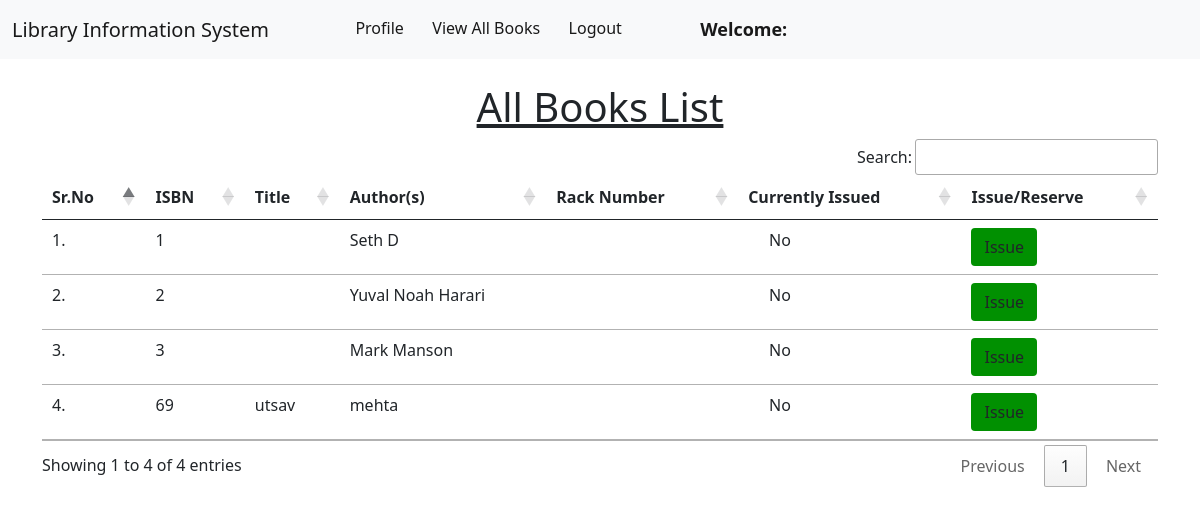
The page /member/view_books/ on the database as committed earlier.
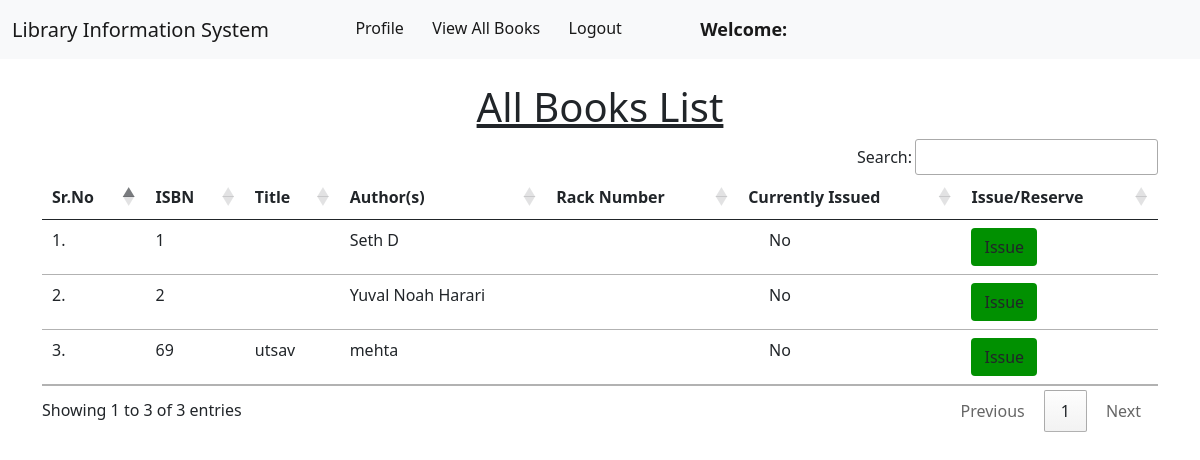
The same page on the database as committed later.
### book/models.py (models this page shows, shortened)
class Book(models.Model):
    title = models.CharField(max_length=200)
    author = models.CharField(max_length=200)
    isbn = models.CharField(max_length= 15)
    rack_number = models.CharField(max_length= 10)
    issue_date = models.DateField(null= True)
    date_added = models.DateField(null=True)
    issue_member = models.ForeignKey("member.Member", on_delete = models.SET_NULL, null = True)

### member/views.py (the view)
# urls.py: path("view_books/", views.view_books, name="view_books"),
def view_books(request):
    books = Book.objects.all()
    return render(request, "member/view_books.html", {'books':books})

### member/templates/member/view_books.html (shortened to what this page needs)
{% extends 'member/member_navbar.html' %}
{% load static %}
{% block body %}
<div class="container mt-4">
    <h1 class="text-center"><u>All Books List</u></h1>
    <table class="table table-hover" id="example">
        <thead>
            <tr>
                <th>Sr.No</th>
                <th>ISBN</th>
                <th>Title</th>
                <th>Author(s)</th>
                <th>Rack Number</th>
                <th>Currently Issued</th>
                <th>Issue/Reserve</th>
            </tr>
        </thead>
        <tbody>
            {% for book in books %}
            <tr>
                <td>{{forloop.counter}}.</td>
                <td>{{book.isbn}}</td>
                <td>{{book.title}}</td>
                <td>{{book.author}}</td>
                <td>{{book.rack_number}}</td>
                {% if book.issue_date == "" %}
                    <td>&nbsp;&nbsp;&nbsp;&nbsp;&nbsp;Yes</td>
                    <td><a href="/member/reserve_book/{{book.id}}/" class="btn btn-reserve" onclick="return confirm('Are you sure you want to Reserve this book?')">Reserve</a></td>
                {% else %}
                    <td>&nbsp;&nbsp;&nbsp;&nbsp;&nbsp;No</td>
                    <td><a href="/member/issue_book/{{book.id}}/" class="btn btn-issue" onclick="return confirm('Are you sure you want to Issue this book?')">Issue</a></td>
                {% endif %}
            </tr>
            {% endfor %}
        </tbody>
    </table>
    </div>
{% endblock %}

Rows that differ between the two databases and show on the page:
removed Book: isbn "3", author "Mark Manson"
Other text that changed with them:
text written by a page script: "Search: Showing 1 to 4 of 4 entries Previous 1 Next" → "Search: Showing 1 to 3 of 3 entries Previous 1 Next"
